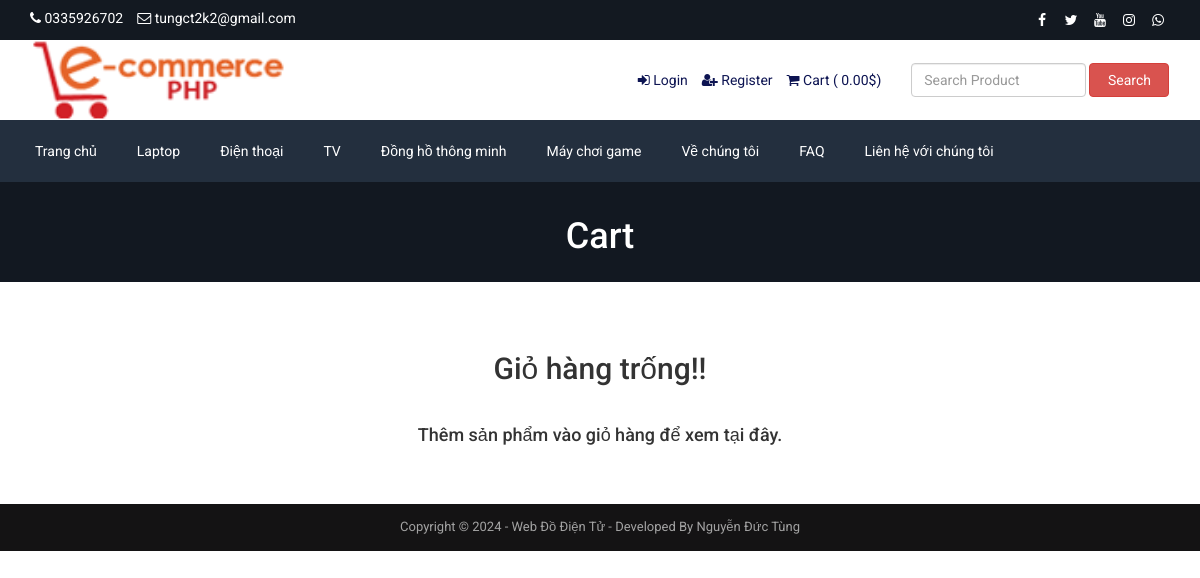
Before: /cart.php (signed in) with the older database file.
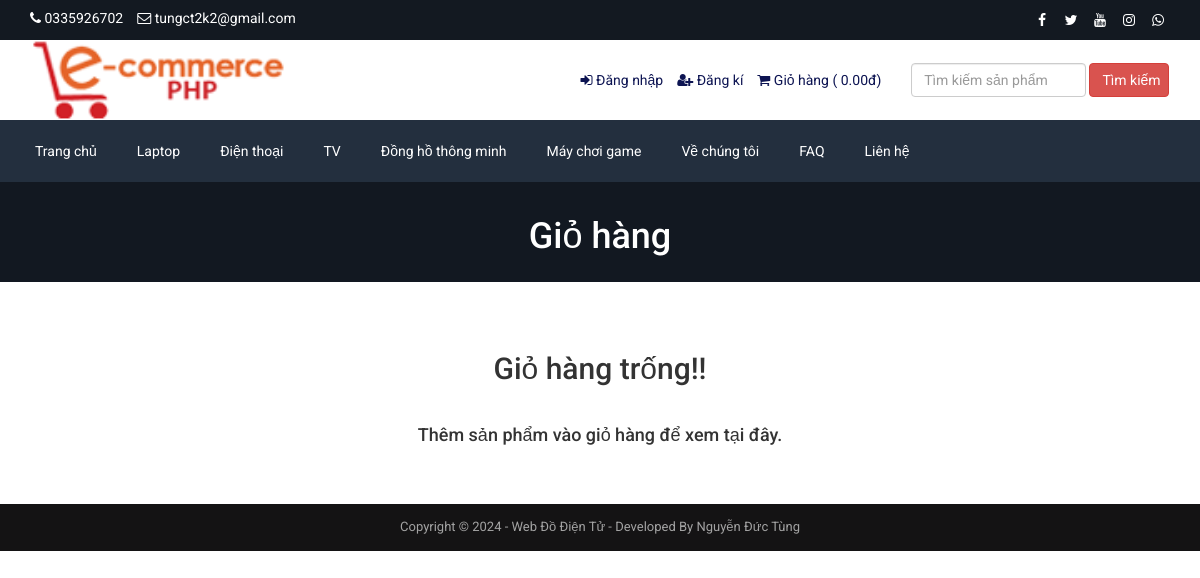
After: the same page with the newer database file.
### tables this page shows
CREATE TABLE `tbl_page` (
  `id` int(11) NOT NULL,
  `about_title` varchar(255) NOT NULL,
  `about_content` text NOT NULL,
  `about_banner` varchar(255) NOT NULL,
  `about_meta_title` varchar(255) NOT NULL,
  `about_meta_keyword` text NOT NULL,
  `about_meta_description` text NOT NULL,
  `faq_title` varchar(255) NOT NULL,
  `faq_banner` varchar(255) NOT NULL,
  `faq_meta_title` varchar(255) NOT NULL,
  `faq_meta_keyword` text NOT NULL,
  `faq_meta_description` text NOT NULL,
  `blog_title` varchar(255) NOT NULL,
  `blog_banner` varchar(255) NOT NULL,
  `blog_meta_title` varchar(255) NOT NULL,
  `blog_meta_keyword` text NOT NULL,
  `blog_meta_description` text NOT NULL,
  `contact_title` varchar(255) NOT NULL,
  `contact_banner` varchar(255) NOT NULL,
  `contact_meta_title` varchar(255) NOT NULL,
  `contact_meta_keyword` text NOT NULL,
  `contact_meta_description` text NOT NULL,
  `pgallery_title` varchar(255) NOT NULL,
  `pgallery_banner` varchar(255) NOT NULL,
  `pgallery_meta_title` varchar(255) NOT NULL,
  `pgallery_meta_keyword` text NOT NULL,
  `pgallery_meta_description` text NOT NULL,
  `vgallery_title` varchar(255) NOT NULL,
  `vgallery_banner` varchar(255) NOT NULL,
  `vgallery_meta_title` varchar(255) NOT NULL,
  `vgallery_meta_keyword` text NOT NULL,
  `vgallery_meta_description` text NOT NULL
);

### cart.php (the view, shortened to what the changed rows need)
<?php require_once('header.php'); ?>
<?php
$statement = $pdo->prepare("SELECT * FROM tbl_settings WHERE id=1");
$statement->execute();
$result = $statement->fetchAll(PDO::FETCH_ASSOC);
foreach ($result as $row) {
    $banner_cart = $row['banner_cart'];
}
?>
<div class="page-banner" style="background-image: url(assets/uploads/<?php echo $banner_cart; ?>)">
    <div class="page-banner-inner">
        <h1><?php echo LANG_VALUE_18; ?></h1>
    </div>
</div>
<div class="page">
	<div class="container">
		<div class="row">
			<div class="col-md-12">
                <?php if(!isset($_SESSION['cart_p_id'])): ?>
                    <?php echo '<h2 class="text-center">Giỏ hàng trống!!</h2></br>'; ?>
                <?php endif; ?>
			</div>
		</div>
	</div>
</div>
<?php require_once('footer.php'); ?>

### header.php (shortened to what the changed rows need)
<?php
include("admin/inc/config.php");
$statement = $pdo->prepare("SELECT * FROM tbl_settings WHERE id=1");
$statement->execute();
$result = $statement->fetchAll(PDO::FETCH_ASSOC);
?>
<!DOCTYPE html>
<html lang="en">
<head>
	<link rel="stylesheet" href="assets/css/bootstrap.min.css">
	<link rel="stylesheet" href="assets/css/font-awesome.min.css">
	<link rel="stylesheet" href="assets/css/owl.carousel.min.css">
	<link rel="stylesheet" href="assets/css/owl.theme.default.min.css">
	<link rel="stylesheet" href="assets/css/jquery.bxslider.min.css">
    <link rel="stylesheet" href="assets/css/magnific-popup.css">
    <link rel="stylesheet" href="assets/css/rating.css">
	<link rel="stylesheet" href="assets/css/spacing.css">
	<link rel="stylesheet" href="assets/css/bootstrap-touch-slider.css">
	<link rel="stylesheet" href="assets/css/animate.min.css">
	<link rel="stylesheet" href="assets/css/tree-menu.css">
	<link rel="stylesheet" href="assets/css/select2.min.css">
	<link rel="stylesheet" href="assets/css/main.css">
	<link rel="stylesheet" href="assets/css/responsive.css">
	<?php
	$statement = $pdo->prepare("SELECT * FROM tbl_page WHERE id=1");
	$statement->execute();
	$result = $statement->fetchAll(PDO::FETCH_ASSOC);
		?>
</head>
<body>
<div class="header">
	<div class="container">
		<div class="row inner">
			<div class="col-md-5 right">
				<ul>
					<?php
					if(isset($_SESSION['customer'])) {
						?>
						<li><i class="fa fa-user"></i> <?php echo LANG_VALUE_13; ?> <?php echo $_SESSION['customer']['cust_name']; ?></li>
						<li><a href="dashboard.php"><i class="fa fa-home"></i> <?php echo LANG_VALUE_89; ?></a></li>
						<?php
					} else {
						?>
						<li><a href="login.php"><i class="fa fa-sign-in"></i> <?php echo LANG_VALUE_9; ?></a></li>
						<li><a href="registration.php"><i class="fa fa-user-plus"></i> <?php echo LANG_VALUE_15; ?></a></li>
						<?php
					}
					?>
					<li><a href="cart.php"><i class="fa fa-shopping-cart"></i> <?php echo LANG_VALUE_18; ?> ( <?php
					if(isset($_SESSION['cart_p_id'])) {
						$table_total_price = 0;
						$i=0;
	                    foreach($_SESSION['cart_p_qty'] as $key => $value)
	                    {
	                        $i++;
	                        $arr_cart_p_qty[$i] = $value;
	                    }                    $i=0;
	                    foreach($_SESSION['cart_p_current_price'] as $key => $value)
	                    {
	                        $i++;
	                        $arr_cart_p_current_price[$i] = $value;
	                    }
	                    for($i=1;$i<=count($arr_cart_p_qty);$i++) {
	                    	$row_total_price = $arr_cart_p_current_price[$i]*$arr_cart_p_qty[$i];
	                        $table_total_price = $table_total_price + $row_total_price;
	                    }
						echo $table_total_price;
					} else {
						echo '0.00';
						echo LANG_VALUE_1;
					}
					?>)</a></li>
				</ul>
			</div>
			<div class="col-md-3 search-area">
				<form class="navbar-form navbar-left" role="search" action="search-result.php" method="get">
					<div class="form-group">
						<input type="text" class="form-control search-top" placeholder="<?php echo LANG_VALUE_2; ?>" name="search_text">
					</div>
					<button type="submit" class="btn btn-danger"><?php echo LANG_VALUE_3; ?></button>
				</form>
			</div>
		</div>
	</div>
</div>
<div class="nav">
	<div class="container">
		<div class="row">
			<div class="col-md-12 pl_0 pr_0">
				<div class="menu-container">
					<div class="menu">
						<ul>
							<?php
							$statement = $pdo->prepare("SELECT * FROM tbl_page WHERE id=1");
							$statement->execute();
							$result = $statement->fetchAll(PDO::FETCH_ASSOC);
							foreach ($result as $row) {
								$about_title = $row['about_title'];
								$faq_title = $row['faq_title'];
								$contact_title = $row['contact_title'];
							}
							?>
							<li><a href="about.php"><?php echo $about_title; ?></a></li>
							<li><a href="faq.php"><?php echo $faq_title; ?></a></li>
							<li><a href="contact.php"><?php echo $contact_title; ?></a></li>
						</ul>
					</div>
				</div>
			</div>
		</div>
	</div>
</div>

Changed rows visible on the page:
changed tbl_page "Về chúng tôi": contact_title "Liên hệ với chúng tôi" → "Liên hệ"
Other visible differences:
LANG_VALUE_9: "Login" → "Đăng nhập"
LANG_VALUE_15: "Register" → "Đăng kí"
LANG_VALUE_18: "Cart" → "Giỏ hàng"
LANG_VALUE_1: "$" → "đ"
form field search_text: "Search Product" → "Tìm kiếm sản phẩm"
LANG_VALUE_3: "Search" → "Tìm kiếm"
